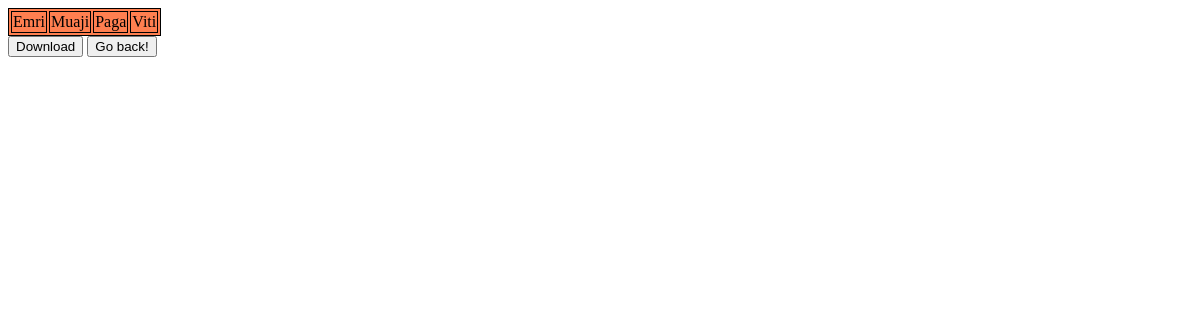
Before: /pagesatEinstruktoreve/2/ with the older database file.
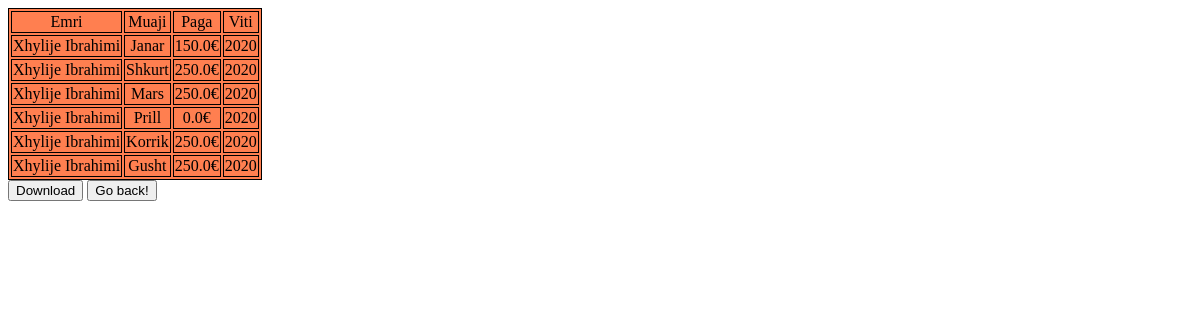
After: the same page with the newer database file.
### Kosumi/models.py (models this page shows, shortened)
class pagesatEinstruktorve(models.Model):
    Instruktori = models.ForeignKey(Instruktori,on_delete=models.CASCADE)
    muaji  = models.ForeignKey(muaji,on_delete=models.CASCADE)
    paga = models.FloatField()
    viti = models.IntegerField(default=datetime.now().year)

class Instruktori(models.Model):
    Emri = models.CharField(max_length=50)
    Emri_Prindit = models.CharField(max_length=50,default="")
    Mbiemri = models.CharField(max_length=50)
    nrLicenses = models.CharField(max_length=50,null=True)
    dataLindjes = models.DateField(null=True)
    NrPersonal = models.IntegerField(null=True)
    komuna = models.CharField(max_length=50,null=True)
    Nr_tel = PhoneNumberField()
    vetura = models.ForeignKey(Veturat,on_delete=models.CASCADE,null=True,blank=True)
    def __str__(self):
        return self.Emri+" "+self.Mbiemri

class muaji(models.Model):
    muaji = models.CharField(max_length=50)
    def __str__(self):
        return self.muaji

### Kosumi/views.py (the view)
def merrPagesatin(request, pk):
    pag = pagesatEinstruktorve.objects.filter(Instruktori_id=pk)
    return render(request, "home/pagesatInsDow.html", {'pag': pag})

### Kosumi/templates/home/pagesatInsDow.html (shortened to what this page needs)
{% load static %}
<!DOCTYPE html>
<html>
<head>
</head>
<body>
    <table class="table2excel" data-tableName="Test Table 2">
        <thead>
            <tr>
                <td>Emri</td>
                <td>Muaji</td>
                <td>Paga</td>
                <td>Viti</td>
            </tr>
        </thead>
        <tbody>
            {% for j in pag %}
            <tr>
                <td>{{ j.Instruktori}}</td>
                <td>{{ j.muaji }}</td>
                <td>{{ j.paga }}€</td>
                <td>{{ j.viti }}</td>
            </tr>
            {% endfor %}
        </tbody>
    </table>
    <button class="exportToExcel">Download</button>
    <input type="button" value="Go back!" onclick="history.back()">
</body>
</html>

Changed rows visible on the page:
added pagesatEinstruktorve: Instruktori "Xhylije Ibrahimi", muaji "Janar", paga "150.0", viti "2020"
added pagesatEinstruktorve: Instruktori "Xhylije Ibrahimi", muaji "Shkurt", paga "250.0", viti "2020"
added pagesatEinstruktorve: Instruktori "Xhylije Ibrahimi", muaji "Mars", paga "250.0", viti "2020"
added pagesatEinstruktorve: Instruktori "Xhylije Ibrahimi", muaji "Prill", paga "0.0", viti "2020"
added pagesatEinstruktorve: Instruktori "Xhylije Ibrahimi", muaji "Korrik", paga "250.0", viti "2020"
added pagesatEinstruktorve: Instruktori "Xhylije Ibrahimi", muaji "Gusht", paga "250.0", viti "2020"
